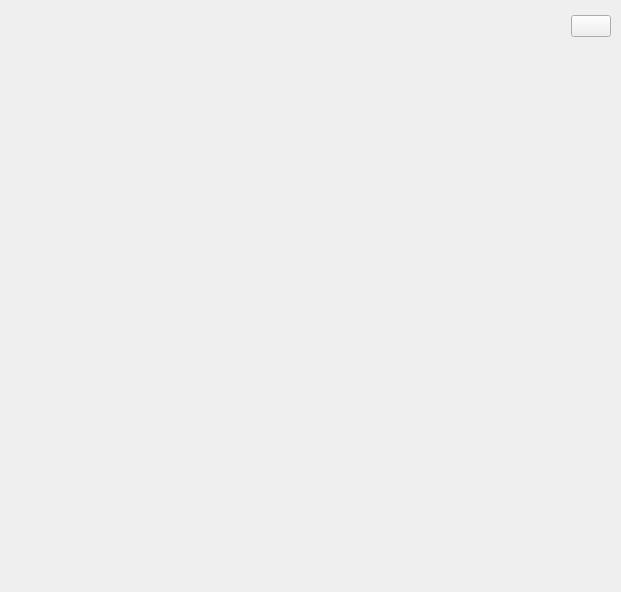
<?xml version="1.0" encoding="UTF-8"?>
<ui version="4.0">
 <class>mySentences</class>
 <widget class="QWidget" name="mySentences">
  <property name="geometry">
   <rect>
    <x>0</x>
    <y>0</y>
    <width>621</width>
    <height>592</height>
   </rect>
  </property>
  <property name="windowTitle">
   <string>Form</string>
  </property>
  <widget class="QWidget" name="">
   <property name="geometry">
    <rect>
     <x>20</x>
     <y>10</y>
     <width>591</width>
     <height>32</height>
    </rect>
   </property>
   <layout class="QHBoxLayout" name="horizontalLayout" stretch="20,1">
    <item>
     <spacer name="horizontalSpacer">
      <property name="orientation">
       <enum>Qt::Horizontal</enum>
      </property>
      <property name="sizeHint" stdset="0">
       <size>
        <width>378</width>
        <height>20</height>
       </size>
      </property>
     </spacer>
    </item>
    <item>
     <widget class="QPushButton" name="backButton">
      <property name="text">
       <string/>
      </property>
     </widget>
    </item>
   </layout>
  </widget>
 </widget>
 <resources/>
 <connections/>
</ui>
